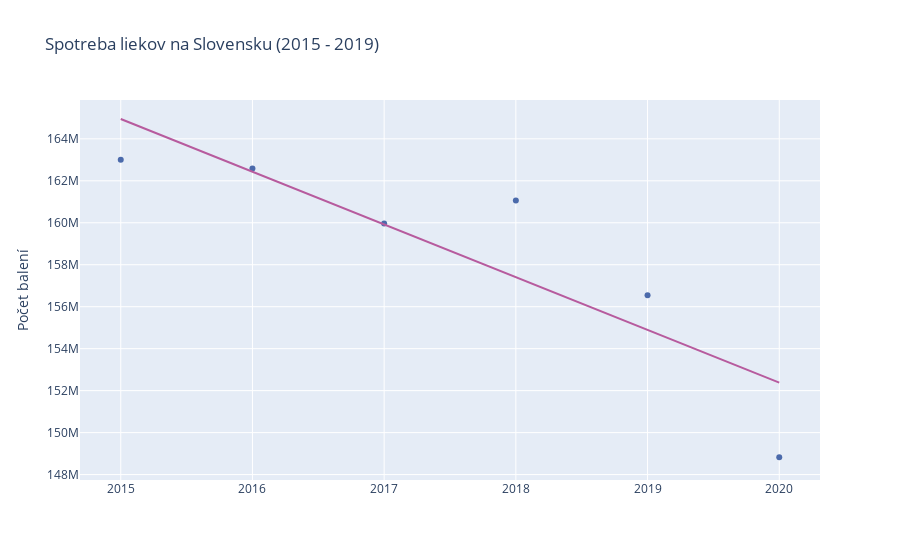

Notebook cell for this chart:
### Code cell
fig = go.Figure()
fig.add_trace(go.Scatter(x=[str(i) for i in long_tab.index], y=long_tab['pocet'],mode='markers', marker_color=modra))
fig.add_trace(go.Scatter(x=[str(i) for i in long_tab.index], y=y_pred, mode='lines', marker_color=ruzova))
fig.update_layout(showlegend=False)
fig.update_layout(
    title="Spotreba liekov na Slovensku (2015 - 2019)",
    yaxis_title="Počet balení")
fig.show()

### Figure 1 — Plotly figure (JSON) as saved in the notebook; plotly's stock layout.template omitted (floating-point values rounded to 4 significant figures)
{"data": [{"marker": {"color": "#4B6AAB"}, "mode": "markers", "type": "scatter", "x": ["2015", "2016", "2017", "2018", "2019", "2020"], "y": [163000000.0, 162600000.0, 160000000.0, 161100000.0, 156500000.0, 148800000.0]}, {"marker": {"color": "#B75B9E"}, "mode": "lines", "type": "scatter", "x": ["2015", "2016", "2017", "2018", "2019", "2020"], "y": [164900000.0, 162400000.0, 159900000.0, 157400000.0, 154900000.0, 152400000.0]}], "layout": {"showlegend": false, "title": {"text": "Spotreba liekov na Slovensku (2015 - 2019)"}, "yaxis": {"title": {"text": "Počet balení"}}}}
